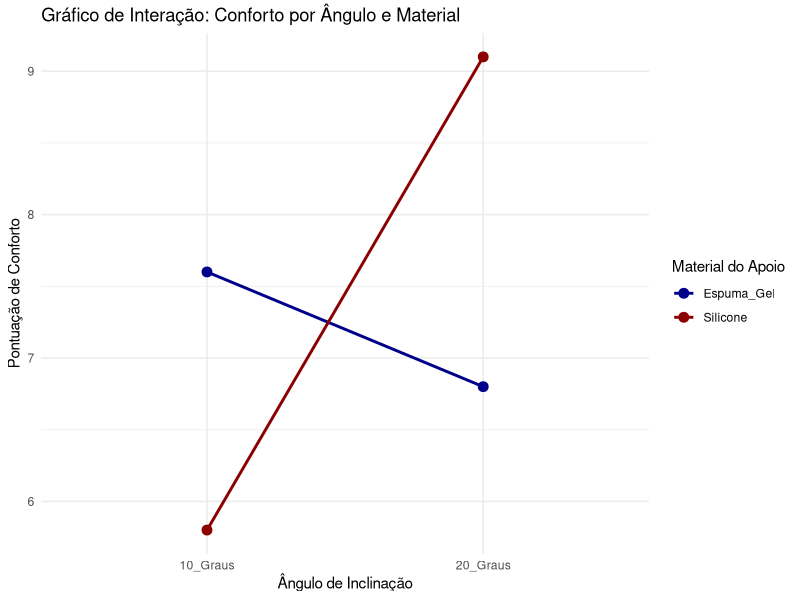

Recreate this plot in R.
# Dados brutos das pontuações de conforto
conforto_10graus_espuma <- c(7, 8, 7, 9, 8, 7, 6, 8, 7, 9)
conforto_10graus_silicone <- c(5, 6, 5, 7, 6, 6, 5, 7, 6, 5)
conforto_20graus_espuma <- c(6, 7, 6, 8, 7, 7, 6, 8, 7, 6)
conforto_20graus_silicone <- c(9, 10, 9, 8, 10, 9, 8, 9, 10, 9)

# Combinar todas as pontuações em um único vetor (variável dependente)
pontuacao_conforto <- c(conforto_10graus_espuma, conforto_10graus_silicone,
                        conforto_20graus_espuma, conforto_20graus_silicone)

# Criar o vetor para o fator 'Angulo de inclinação'
angulo_inclinacao <- factor(c(rep("10_Graus", 20), rep("20_Graus", 20)))

# Criar o vetor para o fator 'Material do apoio para o pulso'
material_apoio <- factor(rep(c(rep("Espuma_Gel", 10), rep("Silicone", 10)), 2))

# Criar o data frame combinado
dados_teclados <- data.frame(pontuacao_conforto, angulo_inclinacao, material_apoio)

# Definir o nível de significância
alpha <- 0.05

# Opcional: Visualizar os dados com um gráfico de interação
# É crucial para entender a interação em delineamentos fatoriais
# install.packages("ggplot2") # Descomente se não tiver
library(ggplot2)
ggplot(dados_teclados, aes(x = angulo_inclinacao, y = pontuacao_conforto, color = material_apoio, group = material_apoio)) +
  stat_summary(fun = mean, geom = "line", aes(group = material_apoio), size = 1) + # Linhas para as médias
  stat_summary(fun = mean, geom = "point", size = 3) + # Pontos para as médias
  labs(title = "Gráfico de Interação: Conforto por Ângulo e Material",
       x = "Ângulo de Inclinação", y = "Pontuação de Conforto",
       color = "Material do Apoio") +
  theme_minimal() +
  scale_color_manual(values = c("Espuma_Gel" = "darkblue", "Silicone" = "darkred")) # Cores personalizadas

### Realização da ANOVA de Dois Fatores ###
# Realizar a Análise de Variância (ANOVA) para o Delineamento Fatorial
# O modelo inclui ambos os fatores (angulo_inclinacao, material_apoio) e a interação entre eles.
# O '*' entre os fatores no modelo cria automaticamente os efeitos principais e o termo de interação.
modelo_anova_fatorial <- aov(pontuacao_conforto ~ angulo_inclinacao * material_apoio, data = dados_teclados)

# Exibir o sumário da ANOVA
cat("\n### Sumário da ANOVA de Dois Fatores (Delineamento Fatorial) ###\n")
summary(modelo_anova_fatorial)

